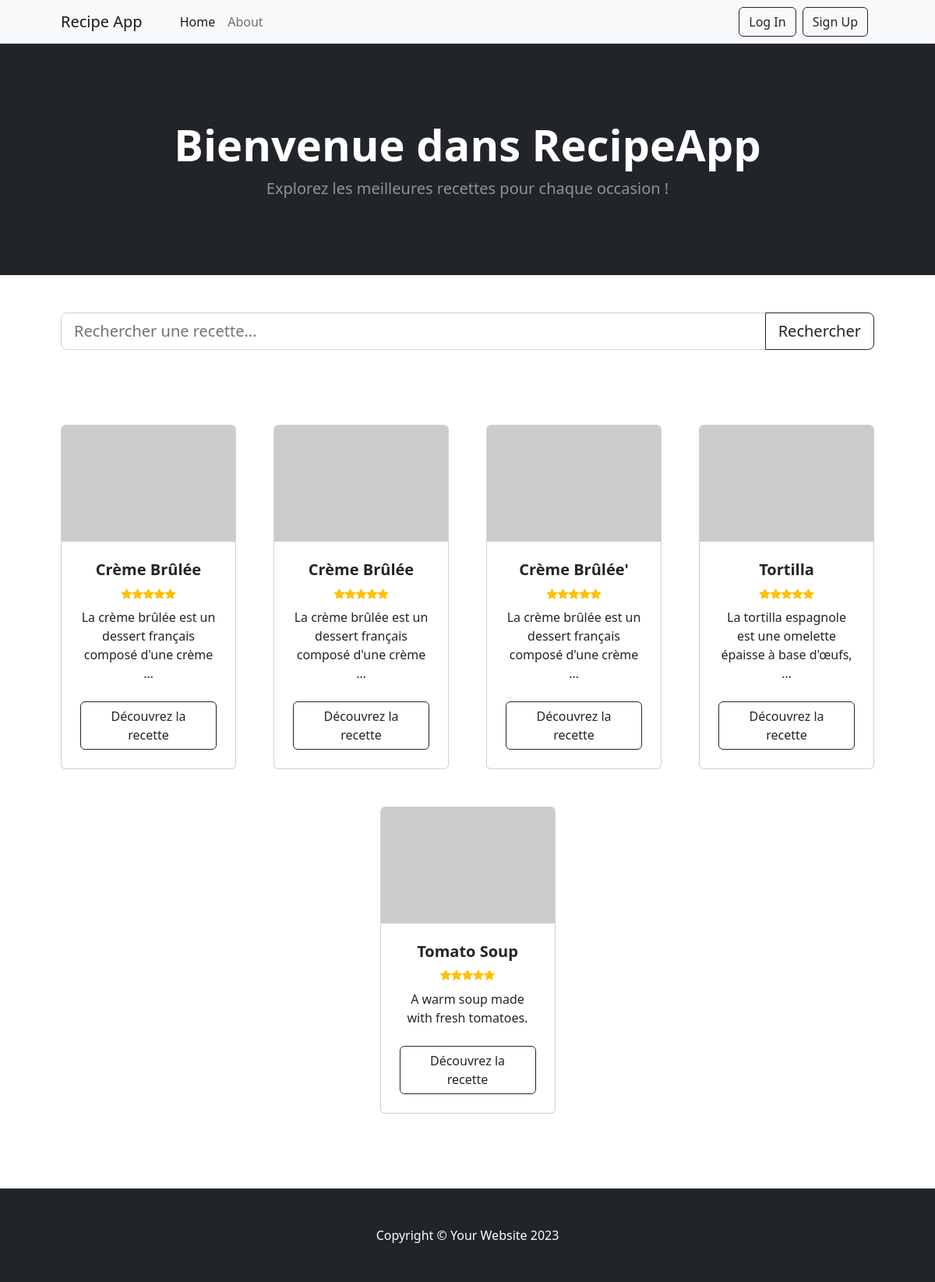
Before: /recipes/ with the older database file.
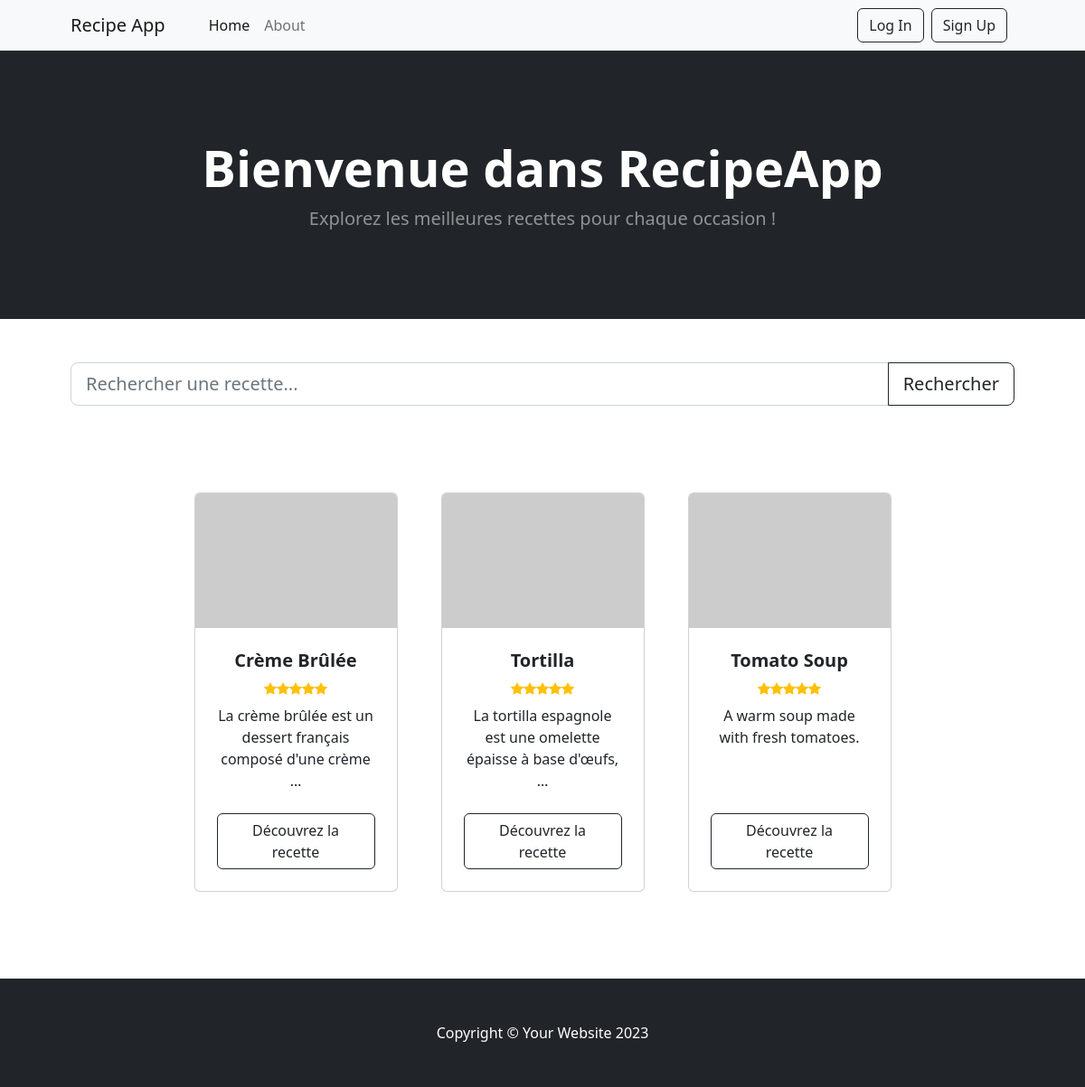
After: the same page with the newer database file.
### recipes/models.py (models this page shows, shortened)
class Recipe(models.Model):
    title = models.CharField(max_length=200)
    description = models.TextField()
    user = models.ForeignKey(User, on_delete=models.SET_NULL, null=True, blank=True)
    instructions = models.TextField()

### recipes/views.py (the view)
# urls.py: path('',recipes.views.index,name='recipes'),
def index(request):
    template = loader.get_template("./recipes/index.html")
    recettes = Recipe.objects.all()
    return HttpResponse(template.render(request=request,context={"recettes":recettes}))

### recipes/templates/recipes/index.html (shortened to what this page needs)
<!DOCTYPE html>
<html lang="en">
    <head>
        <link href="https://cdn.jsdelivr.net/npm/bootstrap-icons@1.5.0/font/bootstrap-icons.css" rel="stylesheet" />
        {% load static %}
        <link href="{% static 'recipes/css/styles.css' %}" rel="stylesheet" />
    </head>
    <body>
        <nav class="navbar navbar-expand-lg navbar-light bg-light">
            <div class="container px-4 px-lg-5">
                <a class="navbar-brand" href="#!">Recipe App</a>
                <div class="collapse navbar-collapse" id="navbarSupportedContent">
                    <ul class="navbar-nav me-auto mb-2 mb-lg-0 ms-lg-4">
                        <li class="nav-item"><a class="nav-link active" aria-current="page" href="#!">Home</a></li>
                        <li class="nav-item"><a class="nav-link" href="#!">About</a></li>
                    </ul>
                    <form class="d-flex">
                        {% if user.is_authenticated %}
                        <div class="d-flex align-items-center">
                            <p class="text-dark mb-0 me-3">Bonjour, <span class="fw-bold">{{ user.username }}</span>!</p>
                            <a class="btn btn-outline-dark btn-sm" href="{% url 'profile' %}">
                                <i class="bi bi-person-fill"></i> User Profile
                            </a>
                        </div>
                        {% else %}
                            <a href="{% url 'login' %}">
                                <button class="btn btn-outline-dark me-2" type="button"> Log In </button>
                            </a>
                            <a href="{% url 'signup' %}">
                                <button class="btn btn-outline-dark me-2" type="button"> Sign Up </button>
                            </a>
                        {% endif %}
                    </form>
                </div>
            </div>
        </nav>
        <header class="bg-dark py-5">
            <div class="container px-4 px-lg-5 my-5">
                <div class="text-center text-white">
                    <h1 class="display-4 fw-bolder">Bienvenue dans RecipeApp</h1>
                    <p class="lead fw-normal text-white-50 mb-0">Explorez les meilleures recettes pour chaque occasion !</p>
                </div>
            </div>
        </header>
        <section class="search-bar mt-5">
            <div class="container px-4 px-lg-5">
                <div class="input-group input-group-lg">
                    <input class="form-control" type="text" placeholder="Rechercher une recette..." aria-label="Search" />
                    <button class="btn btn-outline-dark" type="button">Rechercher</button>
                </div>
            </div>
        </section>
        <section class="py-5">
            <div class="container px-4 px-lg-5 mt-5">
                <div class="row gx-4 gx-lg-5 row-cols-2 row-cols-md-3 row-cols-xl-4 justify-content-center">
                {%for recette in recettes%}
                    <div class="col mb-5">
                        <div class="card h-100">
                            <img class="card-img-top" src="https://dummyimage.com/450x300/dee2e6/6c757d.jpg" alt="..." />
                            <div class="card-body p-4">
                                <div class="text-center">
                                    <h5 class="fw-bolder">{{recette.title}}</h5>
                                    <div class="d-flex justify-content-center small text-warning mb-2">
                                        <div class="bi-star-fill"></div>
                                        <div class="bi-star-fill"></div>
                                        <div class="bi-star-fill"></div>
                                        <div class="bi-star-fill"></div>
                                        <div class="bi-star-fill"></div>
                                    </div>
                                    {{recette.description|truncatewords:10}}
                                </div>
                            </div>
                            <div class="card-footer p-4 pt-0 border-top-0 bg-transparent">
                                <div class="text-center"><a class="btn btn-outline-dark mt-auto" href="#">Découvrez la recette</a></div>
                            </div>
                        </div>
                    </div>
                {% endfor %}
                </div>
            </div>
        </section>
        <footer class="py-5 bg-dark">
            <div class="container"><p class="m-0 text-center text-white">Copyright &copy; Your Website 2023</p></div>
        </footer>
    </body>
</html>

Changed rows visible on the page:
removed Recipe: title "Crème Brûlée", description "La crème brûlée est un dessert français composé d'une crème …"
removed Recipe: title "Crème Brûlée'", description "La crème brûlée est un dessert français composé d'une crème …"
